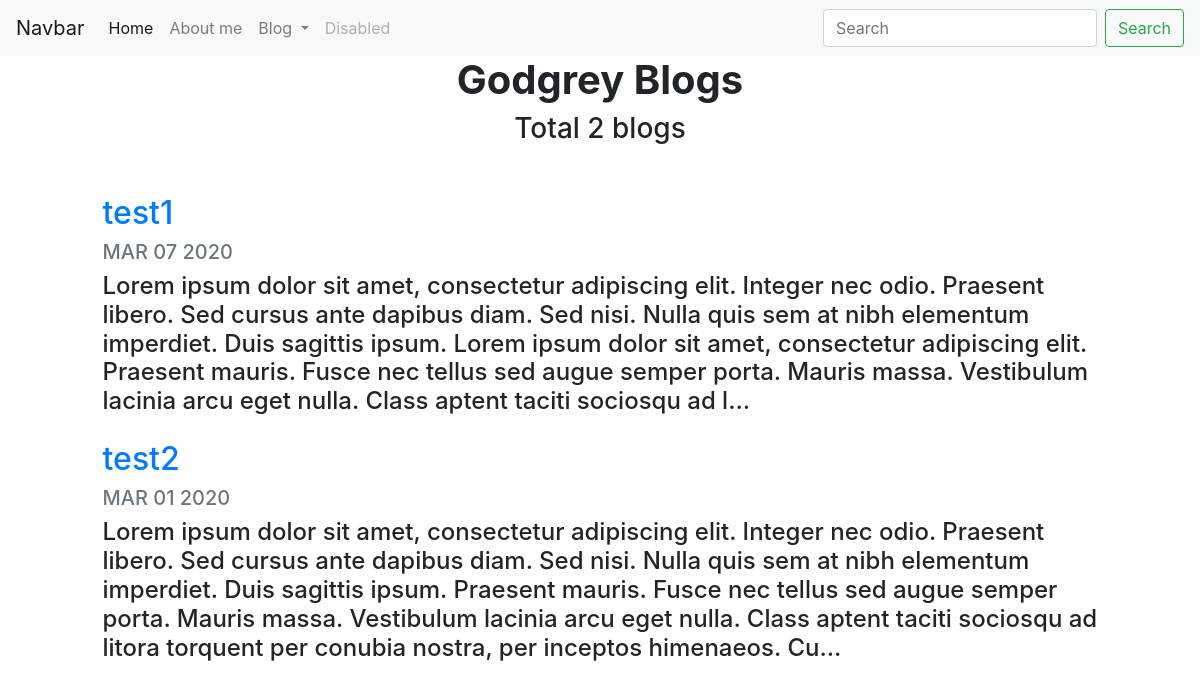
/blog/, run on an earlier commit of the app's database.
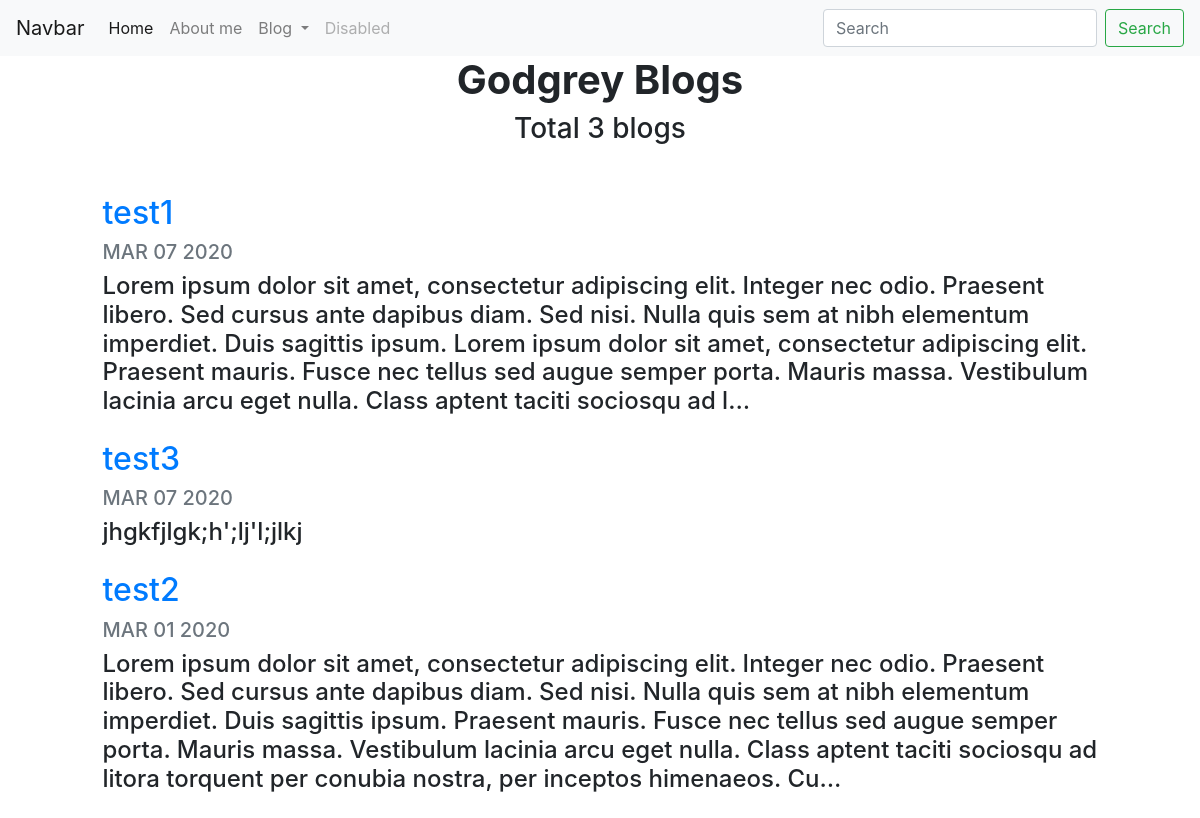
And on a later commit of the database.
### blog/models.py (models this page shows, shortened)
class Blog(models.Model):
    title = models.CharField(max_length=150)
    description = models.TextField(blank=True, null=True)
    date = models.DateField()

### blog/views.py (the view)
# urls.py: path('', views.all_blogs, name='all_blogs'),
def all_blogs(request):
    Blogs = Blog.objects.order_by('-date')[:5]
    return render(request, 'all_blog.html', {'blogs' : Blogs})

### templates/all_blog.html
{% extends 'base.html' %}
{% block content %}
<h1 id="blogtitle" class="font-weight-bold text-center">Godgrey Blogs</h1>
<h3 class="text-center mb-5">Total {{ blogs.count }} blog{{blogs.count | pluralize }}</h3>
{% for blog in blogs %}
<div class="row justify-content-center my-3">
  <div class="col-md-10">
    <a href="{% url 'blog:detail' blog.id %}">
        <h2>{{ blog.title }}</h2>
    </a>
    <h5 class="text-muted">{{ blog.date|date:'M d Y' | upper }}</h5>
    <h4>{{ blog.description | striptags | truncatechars:400 }}</h4>
  </div>
</div>
{% endfor %}
{% endblock %}

### templates/base.html (shortened to what this page needs)
{% load static %}
<!doctype html>
<html lang="en">
  <head>
    <link rel="stylesheet" href="https://stackpath.bootstrapcdn.com/bootstrap/4.4.1/css/bootstrap.min.css">
  </head>
  <body>
        <nav class="navbar navbar-expand-lg navbar-light bg-light">
            <a class="navbar-brand" href="#">Navbar</a>
            <div class="collapse navbar-collapse" id="navbarSupportedContent">
            <ul class="navbar-nav mr-auto">
                <li class="nav-item active">
                <a class="nav-link" href="{% url 'home' %}">Home <span class="sr-only">(current)</span></a>
                </li>
                <li class="nav-item">
                <a class="nav-link" href="{% static 'resume.pdf' %}">About me</a>
                </li>
                <li class="nav-item dropdown">
                <a class="nav-link dropdown-toggle" href="#" id="navbarDropdown" role="button" data-toggle="dropdown" aria-haspopup="true" aria-expanded="false">
                    Blog
                </a>
                </li>
                <li class="nav-item">
                <a class="nav-link disabled" href="#" tabindex="-1" aria-disabled="true">Disabled</a>
                </li>
            </ul>
            <form class="form-inline my-2 my-lg-0">
                <input class="form-control mr-sm-2" type="search" placeholder="Search" aria-label="Search">
                <button class="btn btn-outline-success my-2 my-sm-0" type="submit">Search</button>
            </form>
            </div>
        </nav>
        {% block content%}
        {% endblock %}
  </body>
</html>

What changed in the data, as far as the page shows it:
added Blog: title "test3", date "MAR 07 2020", description "jhgkfjlgk;h';lj'l;jlkj"
Also different on the page:
{{ blogs.count }}: "2" → "3"
